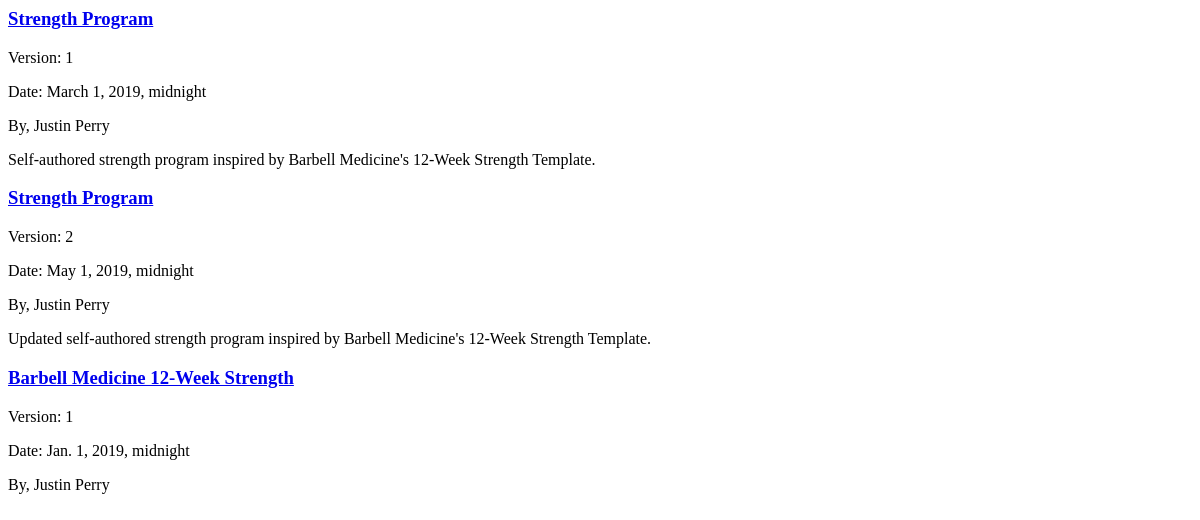
Before: / with the older database file.
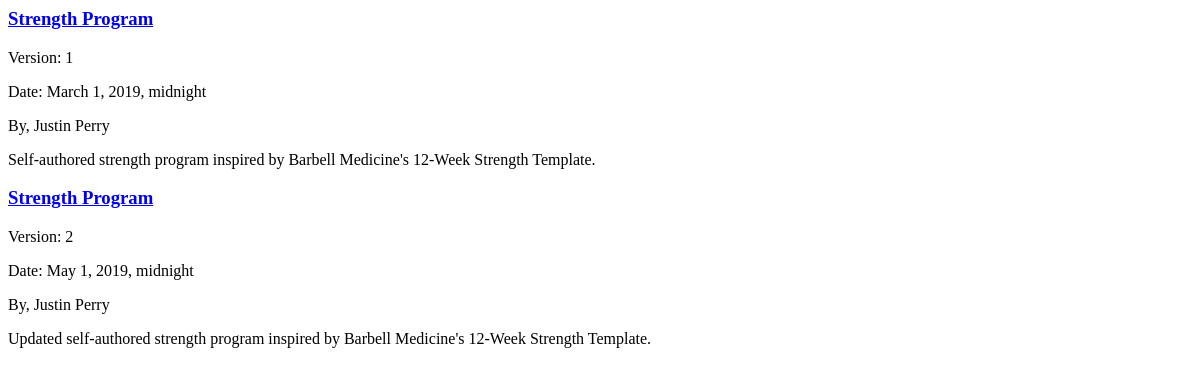
After: the same page with the newer database file.
### programs/models.py (models this page shows)
class Program(models.Model):
    username = models.CharField(max_length=25)
    program = models.CharField(max_length=50)
    version = models.IntegerField(blank=True, null=True)
    description = models.TextField()
    date = models.DateTimeField(blank=True, null=True)
    lifts = models.ManyToManyField('Lift', blank=True)

### programs/views.py (the view)
# urls.py: re_path(r'^$', views.home, name='home'),
def home(request):
    all_programs = Program.objects.all()
    return render(request, 'home.html', {'all_programs': all_programs})

### programs/templates/home.html
<div>
    {% for program in all_programs %}
        <div class="program_listing">
            <a href="{% url 'program_detail' program.id %}">
                <h3>{{ program.program|capfirst }}</h3>
            </a>
            {% if program.version %}
                <p> Version: {{ program.version }} </p>
            {% endif %}
            {% if program.date %}
            <p> Date: {{ program.date }} </p>
            {% endif %}
            <p> By, {{ program.username }} </p>
            <p class="hidden"> {{ program.description }} </p>
        </div>
    {% endfor %}
</div>

Changed rows visible on the page:
removed Program: program "Barbell Medicine 12-Week Strength", version "1", date "Jan. 1, 2019, midnight", username "Justin Perry"
